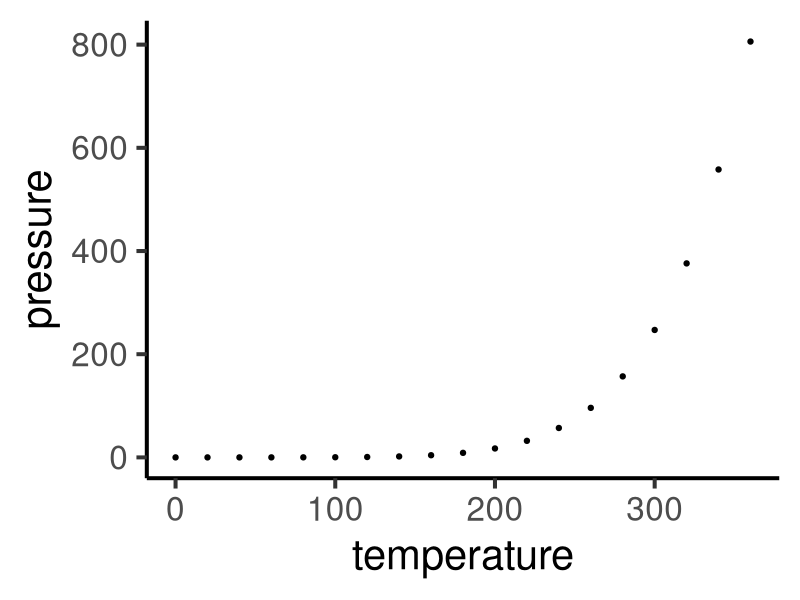

The R source for this figure:
## ---- chunk 1
knitr::opts_chunk$set(echo = FALSE)
library(ggplot2)
library(magrittr)
## ---- chunk 2
getwd()
## ---- chunk 3
pressure %>%
  ggplot2::ggplot() +
  ggplot2::geom_point(ggplot2::aes(y = pressure, x = temperature)) +
  ggplot2::theme_classic(base_size = 30)
## ---- chunk 4
knitr::kable(head(pressure))
